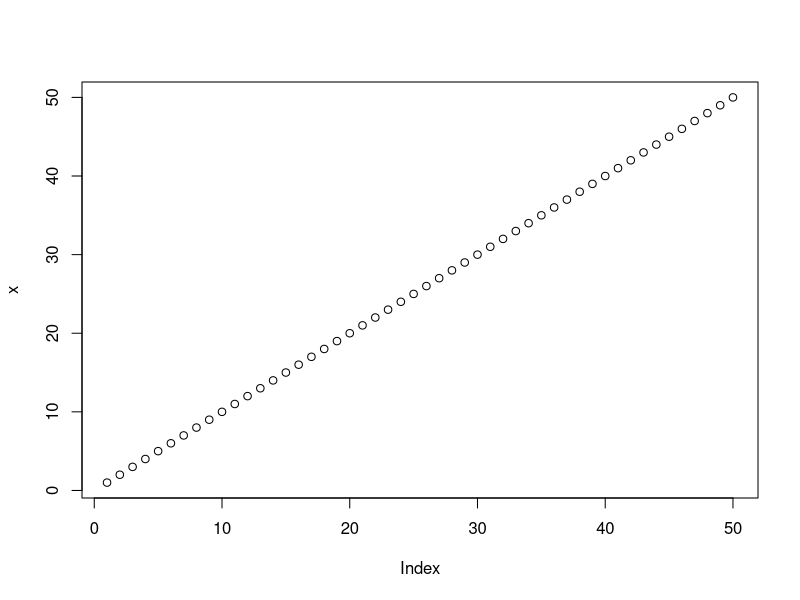
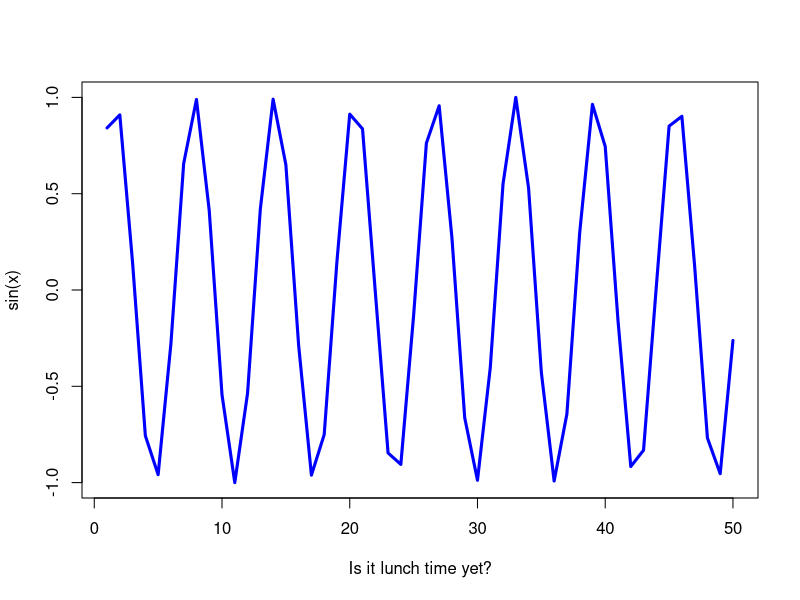

Here is the R script that generated these plots, in order:
#' ---
#' title: "Class 4 R Intro"
#' author: "Ella Chang"
#' ---

x <- 1:50
plot(x)
plot(x,sin(x), typ="l", col="blue", lwd=3, xlab= "Is it lunch time yet?")
